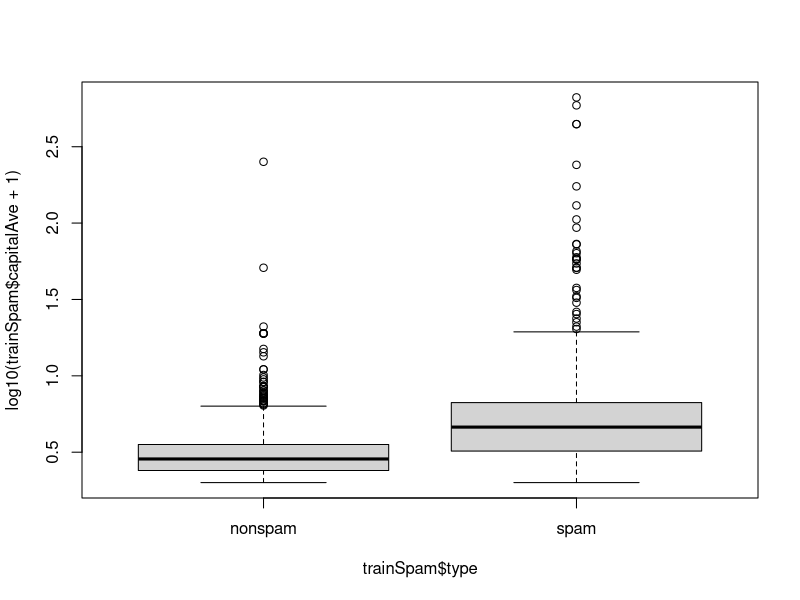
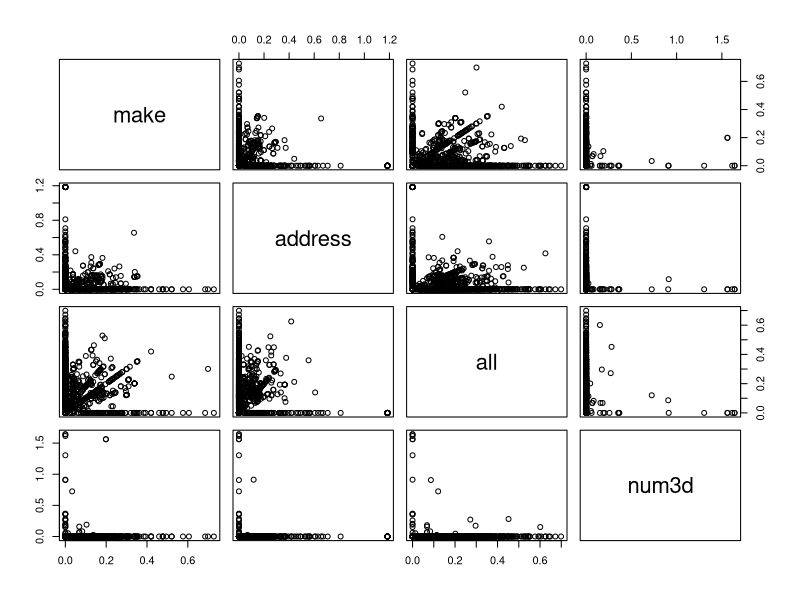
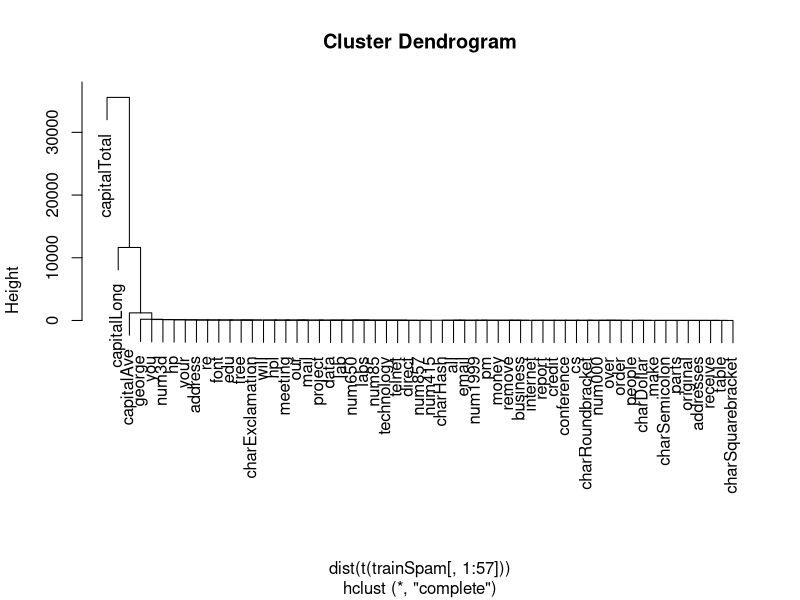
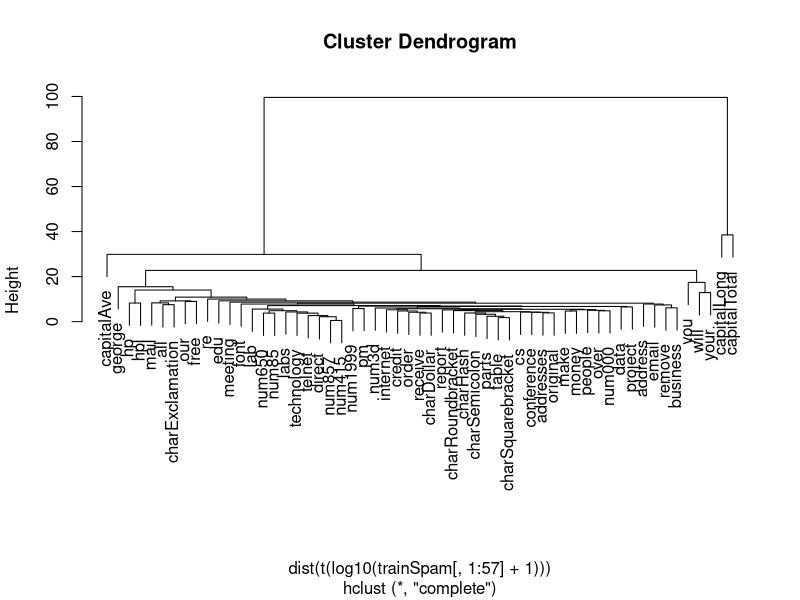

Source code (R) for these figures, in order:
## ---- chunk 1
knitr::opts_chunk$set(echo = TRUE)
## ---- chunk 2
install.packages("kernlab")
library(kernlab)
## ---- chunk 3
data(spam)
set.seed(3435)
trainIndicator <- rbinom(nrow(spam), size = 1, prob = 0.5)
table(trainIndicator)
## ---- chunk 4
trainSpam <- spam[trainIndicator == 1, ]
testSpam <- spam[trainIndicator == 0, ]

## ---- chunk 5
names(trainSpam)
head(trainSpam)
## ---- chunk 6
table(trainSpam$type)

## ---- chunk 7
plot(log10(trainSpam$capitalAve + 1 ) ~ trainSpam$type)
## ---- chunk 8
plot(log10(trainSpam[, 1:4] +1))
## ---- chunk 9
hCluster <- hclust(dist(t(trainSpam[, 1:57])))
plot(hCluster)
## ---- chunk 10
hClusterUpdated <- hclust(dist(t(log10(trainSpam[, 1:57] + 1))))
plot(hClusterUpdated)

## ---- chunk 11
trainSpam$numType <- as.numeric(trainSpam$type) - 1
costFunction <- function(x, y) sum(x != (y > 0.5))
cvError <- rep(NA, 55)
library(boot)
for (i in 1:55) {
  lmFormula = reformulate(names(trainSpam)[i], response = "numType")
  glmFit = glm(lmFormula, family = "binomial", data = trainSpam)
  cvError[i] = cv.glm(trainSpam, glmFit, costFunction, 2)$delta[2]
}

##Which predictor has minimum cross-validated error?
names(trainSpam)[which.min(cvError)]
## ---- chunk 12
#Use the best model from the group
predictionModel <- glm(numType ~ charDollar, family = "binomial", data = trainSpam)

#Get predictions on the test set
predictionTest <- predict(predictionModel, testSpam)
predictedSpam <- rep("nonspam", dim(testSpam)[1])

#Classify as 'spam' for those with prob > 0.5
predictedSpam[predictionModel$fitted > 0.5] = "spam"
## ---- chunk 13
table(predictedSpam, testSpam$type)

## ---- chunk 14
#Error rate
(61 + 458) / (1346 + 458 + 61 + 449)
## ---- chunk 15


## ---- chunk 16


## ---- chunk 17


## ---- chunk 18


## ---- chunk 19


## ---- chunk 20


## ---- chunk 21


## ---- chunk 22


## ---- chunk 23
